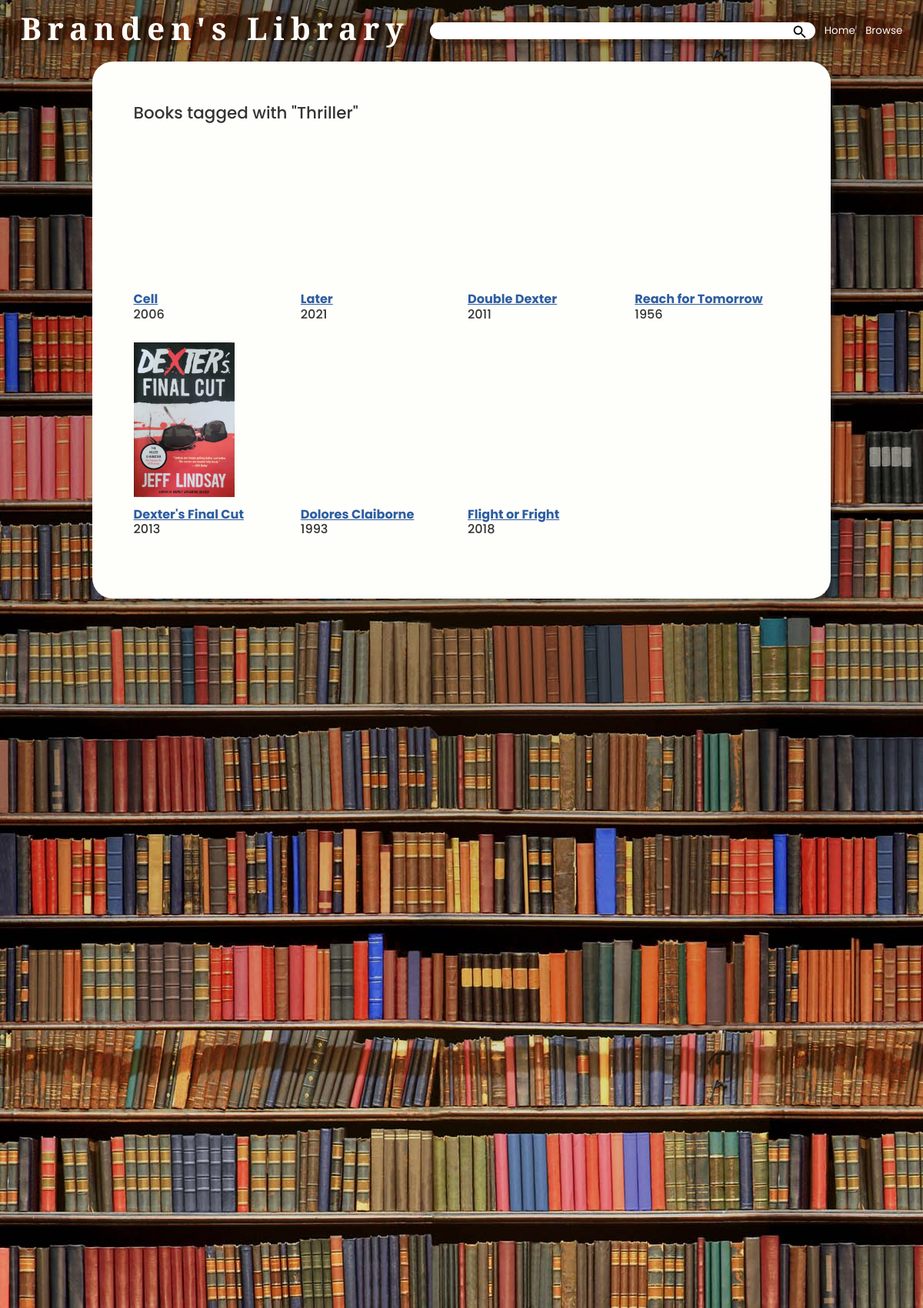
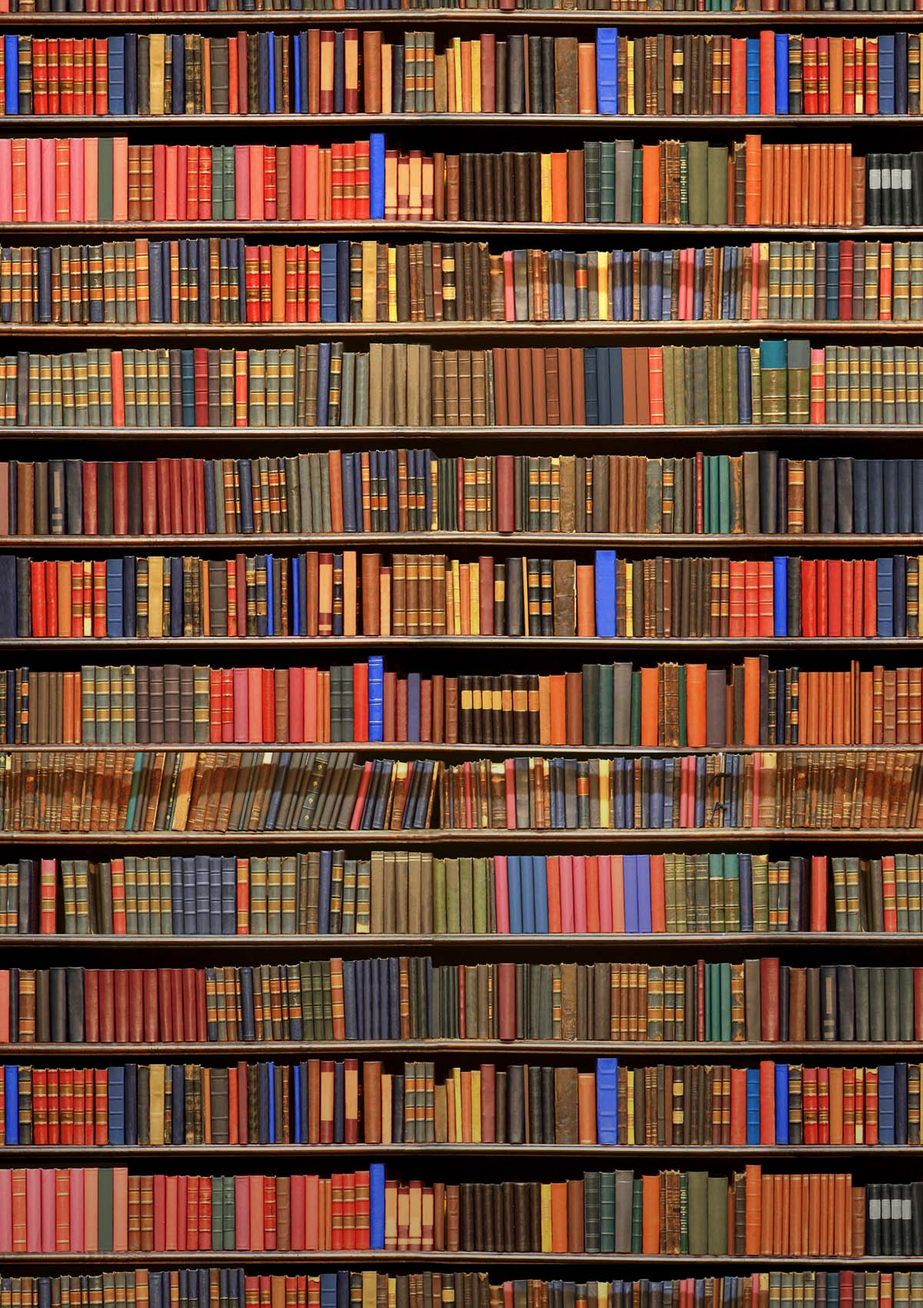
/tag/54c8cb3f-230f-4c02-90be-e3b8e609cf4d (upper part), run on the app's committed database (2 pictures, top to bottom).
### tags/models.py (models this page shows)
class Tag(models.Model):
    id = models.UUIDField(default=uuid4, unique=True, primary_key=True, editable=False)
    created = models.DateTimeField(auto_now_add=True)
    name = models.CharField(max_length=200)
    def __str__(self):
        return self.name

### books/models.py (models this page shows, shortened)
class Book(models.Model):
    BOOK_CATEGORY = (
        ("f", "Fiction"),
        ("nf", "Non Fiction")
    )
    id = models.UUIDField(default=uuid4, unique=True, primary_key=True, editable=False)
    created = models.DateTimeField(auto_now_add=True)
    publish_year = models.IntegerField(null=True, blank=True)
    length = models.IntegerField(null=True, blank=True)
    title = models.CharField(max_length=200)
    description = models.TextField(null=True, blank=True)
    category = models.CharField(max_length=200, choices=BOOK_CATEGORY, null=True, blank=True)
    author = models.ForeignKey(Author, on_delete=models.CASCADE, default="")
    tags = models.ManyToManyField(Tag, blank=True)
    cover_img = models.ImageField(null=True, blank=True, default="default.jpg")

### tags/views.py (the view)
# urls.py: path('tag/<str:key>', views.tag, name="tag-page"),
def tag(request, key):
    tag = Tag.objects.get(id=key)
    books = Book.objects.filter(tags__name__in=[tag])
    context = {
        "tag":tag,
        "books":books
    }
    return render(request, "tag-page.html", context)

### tags/templates/tag-page.html
{% extends 'main.html' %}
{% block content %}
    {% block navbar %}
        {% include 'navbar.html' %}
    {% endblock %}
    <div class="results-frame">
        <h2>Books tagged with "{{ tag.name }}"</h2>
        <div class="row">
            {% for book in books %}
                <div class="col-xl-3 col-lg-4 col-md-6 col-sm-6">
                    <div class="browse-card">
                        <div class="browse-card-img">
                            <img src="{{ book.cover_img.url }}" alt="">
                        </div>
                        <div class="browse-card-content">
                            <h4><strong><a href="{% url 'book-info' book.id %}">{{book.title}}</a></strong></h4>
                            <h4>{{book.publish_year}}</h4>
                        </div>
                    </div>
                </div>
            {% endfor %}
        </div>
    </div>
{% endblock %}

### static/css/styles.css (style rules this page uses)
html { height: 100%; min-height: 100%; zoom: 67%; }
* { margin: 0; }
body { min-height: 100%; height: 100%; margin: 0; background-image: linear-gradient(to bottom, rgba(0, 0, 0, 0.4), rgba(1, 1, 1, 0), rgba(0, 0, 0, 0.4)), url('../images/library-wall.jpg'); background-repeat: repeat-y; }
h2, h3, h4, h5, h6 { font-family: 'Poppins', sans-serif; font-weight: 500; color: #333333; }
a { color: #2D5DA1; transition: 0.15s color ease-in-out; }
.results-frame { display: flex; flex-direction: column; height: fit-content; margin: 20px 0; padding: 80px; border-radius: 40px; width: 80%; box-shadow: 15px 15px 8px -10px rgba(34, 36, 37, 0.5); background-color: #FEFEFA; }
.browse-card { height: auto; width: auto; text-align: left; margin-bottom: 40px; }
.browse-card-img { height: 300px; width: auto; margin-bottom: 20px; }
.browse-card-img img { height: 100%; width: auto; }
.browse-card-content h4 { margin: 0; }

### data on the page
Tag: name "Thriller"
Book: title "Cell", publish_year "2006"
Book: title "Later", publish_year "2021"
Book: title "Double Dexter", publish_year "2011"
Book: title "Reach for Tomorrow", publish_year "1956"
Book: cover_img (picture), title "Dexter's Final Cut", publish_year "2013"
Book: title "Dolores Claiborne", publish_year "1993"
Book: title "Flight or Fright", publish_year "2018"
